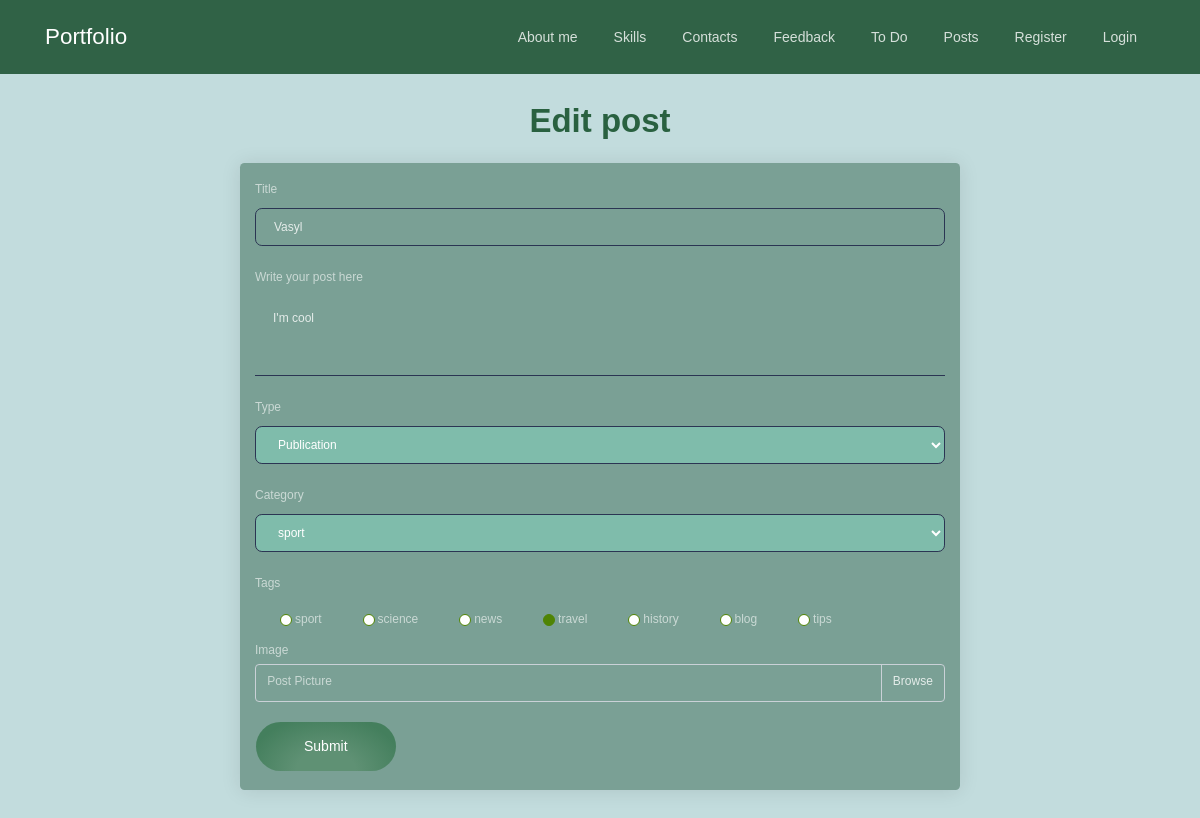
Page /post/4/edit on the committed database.
### app/post/models.py (models this page shows, shortened)
class Post(db.Model):
    id = db.Column(db.Integer, primary_key=True)
    title = db.Column(db.String)
    text = db.Column(db.String)
    image = db.Column(db.String, default='postdefault.jpg')
    created = db.Column(db.TIMESTAMP, default=datetime.now)
    type = db.Column(Enum('news', 'publication', 'other'), default='news')
    enabled = db.Column(db.Boolean, default=True)
    category_id = db.Column(db.Integer, db.ForeignKey('category.id'))
    user_id = db.Column(db.Integer, db.ForeignKey('user.id'))
    category = db.relationship('Category', backref=db.backref('posts', uselist=False))
    tags = db.relationship('Tag', secondary=post_tag, backref=db.backref('posts', lazy='dynamic'))

class Tag(db.Model):
    id = db.Column(db.Integer, primary_key=True)
    name = db.Column(db.String)

### app/post/views.py (the view, shortened to what this page needs)
@post_blueprint.route('/post/<int:post_id>/edit', methods=['GET', 'POST'])
def edit_post(post_id):
    post = Post.query.get_or_404(post_id)
    form = EditPostForm()
    form.category.choices = [(category.id, category.name) for category in Category.query.all()]
    form.tags.choices = [(tag.id, tag.name) for tag in Tag.query.all()]
    print('1')
    form.title.data = post.title
    form.text.data = post.text
    form.type.data =  post.type
    form.enabled.data = post.enabled
    form.category.data = post.category_id
    form.tags.data = [tag.id for tag in post.tags]
    return render_template('edit_post.html', post=post, form=form)

### app/post/forms.py
class EditPostForm(FlaskForm):
    title = StringField(label="Title")
    text = TextAreaField(label="Write your post here", render_kw={"rows": 13, "cols": 11},)
    image = FileField(
        "Post Picture",
        validators=[FileAllowed(["jpg", "png"], message="This file is not allowed")],
    )
    type = SelectField("Type", choices=type_choices)
    enabled = SelectField("Enabled", choices=enabled_choices)
    category = SelectField('Category')
    tags = SelectMultipleField('Tags', coerce=int, option_widget=CheckboxInput())
    submit = SubmitField("Submit")

### app/post/templates/post/edit_post.html (shortened to what this page needs)
{% extends "base.html" %}
{% from "_formhelpers.html" import render_field %}
{% block body %}
<div id="edit_post_section" style="text-align: center;">
    <h1 class="title custom-title">Edit post</h1>
</div>
<div class="card custom-card-color mx-auto" style="max-width: 60%;">
    <div class="card-body">
        <form method="post" action="{{ url_for('post.edit_post', post_id=post.id) }}" id="edit_post_form" novalidate enctype="multipart/form-data">
            {{ render_field(form.title)}}
            {{ render_field(form.text)}}
            {{ render_field(form.type)}}
            {{ render_field(form.category)}}
            {{ render_field(form.tags) }}
            <div class="form-group">
                <label for="picture">Image</label>
                <div class="custom-file">
                    <label class="custom-file-label" for="picture" id="custom-file-label">{{ form.image.label }}</label>
                </div>
            </div>
        {{ form.submit(class="btn-round btn custom-color-btn btn-lg") }}
        </form>
    </div>
</div>
{% endblock %}

### app/templates/_formhelpers.html (shortened to what this page needs)
{% macro render_field(field, show_label=true, show_errors=true, id='') %}
  <div class="form-group">
    {% if show_label %}
      <label for="{{ field.id }}" class="control-label">{{ field.label }}</label>
    {% endif %}
    {% set error_class = ' is-invalid' if field.errors else '' %}
    {% set placeholder_value = 'Incorrect input' if field.errors else field.label.text %}
    {% if field.type == 'SelectField' %}
      {{ field(class_="form-control" ~ error_class, id=id, style="background-color: #7fbcab; color: white;")|safe }}
    {% elif field.type == 'SelectMultipleField' %}
      <div class="checkboxes">
        {% for checkbox in field %}
          <div class="form-check form-check-inline custom-checkbox">
            <label for="{{ checkbox.id }}" class="form-check-label">{{ checkbox.label.text }}</label>
          </div>
        {% endfor %}
      </div>
    {% else %}
      {{ field(class="form-control" ~ error_class, placeholder=placeholder_value, id=id)|safe }}
    {% endif %}
  </div>
{% endmacro %}

### app/static/css/style.css (style rules this page uses)
body { background-color: #c2dcdd; }
.custom-title { color: #296140; }
.custom-color-btn { background: radial-gradient(ellipse at bottom, #5f9174 30%, #447f5d 80%); }
.custom-card-color { background-color: #7AA095; }
.custom-checkbox input[type="checkbox"] + label:before { content: ''; display: inline-block; width: 12px; height: 12px; margin-right: 3px; border: 1px solid #4f8404; background-color: #fff; vertical-align: middle; border-radius: 7px; }
.custom-checkbox input[type="checkbox"]:checked + label:before { background-color: #4f8404; }

### rows in the picture
Post: title "Vasyl", text "I'm cool", type "Publication", category "sport"
Tag: label.text "sport"
Tag: label.text "science"
Tag: label.text "news"
Tag: label.text "travel"
Tag: label.text "history"
Tag: label.text "blog"
Tag: label.text "tips"

### other values in the picture
{{ name }} "About me" "Skills" "Contacts" "Feedback" "To Do" "Posts" "Register" "Login"
{{ field.label }} "Title Write your post here Type Category Tags"
